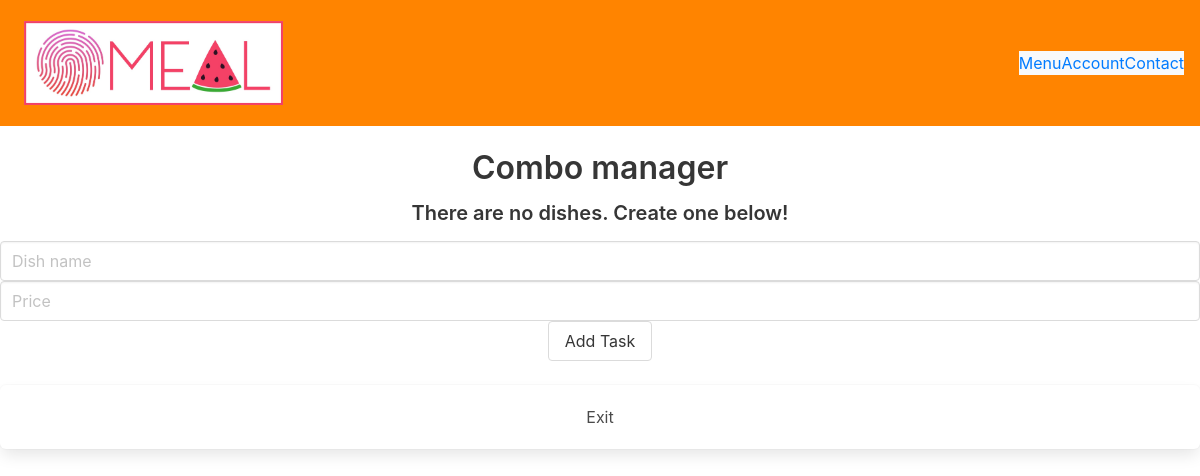
Page /combo_manager on the earlier database version.
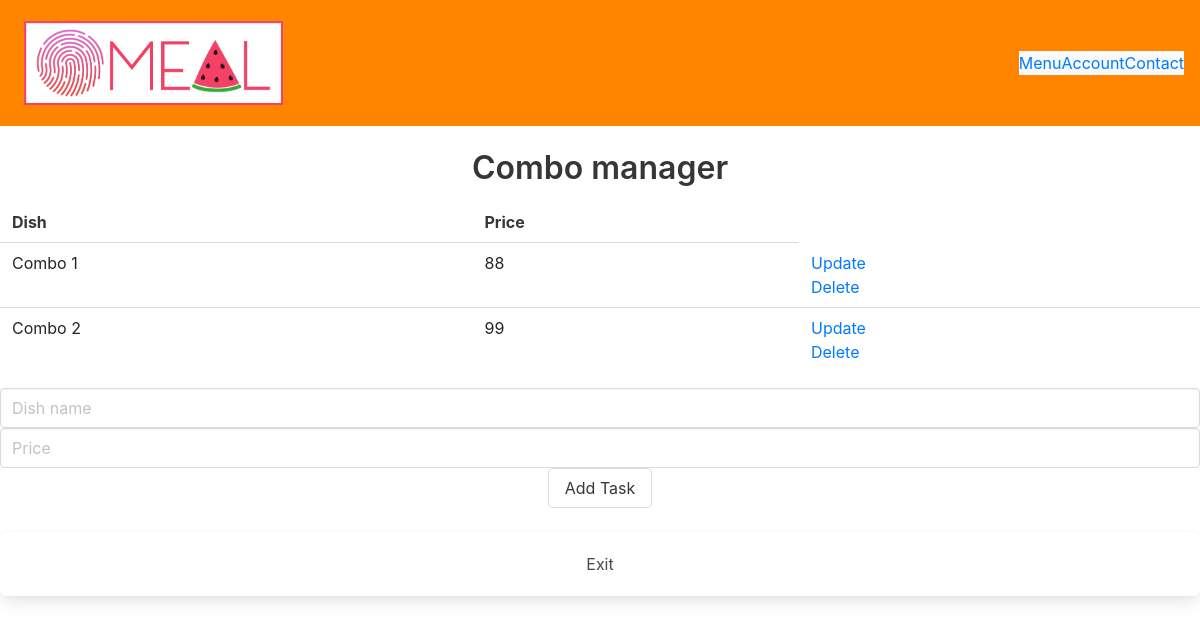
Same page on the later database version.
### main.py (models this page shows, shortened)
class Combo(db.Model):
    id = db.Column(db.Integer, primary_key=True)
    name = db.Column(db.String(200), nullable=False)
    price = db.Column(db.Integer)

### main.py (the view)
@main.route('/combo_manager', methods=['POST', 'GET'])
def combo_manager():
    if request.method == 'POST':
        input_name = request.form['name']
        input_price = request.form['price']
        new_dish = Combo(name=input_name, price=input_price)
        try:
            db.session.add(new_dish)
            db.session.commit()
            return redirect('/combo_manager')
        except:
            return 'There was an issue adding your dish'
    else:
        dishes = Combo.query.order_by(Combo.id).all()
        return render_template('menu_manager/combo_manager.html', dishes=dishes)

### templates/menu_manager/combo_manager.html (shortened to what this page needs)
{% extends 'base.html' %}
{% block body %}
<div class="content">
    <h1 class = "has-text-centered">Combo manager</h1>
    {% if dishes|length < 1 %}
    <h4 class = "has-text-centered">There are no dishes. Create one below!</h4>
    {% else %}
    <table>
        <tr>
            <th>Dish</th>
            <th>Price</th>
        </tr>
        {% for dish in dishes %}
            <tr>
                <td>{{ dish.name }}</td>
                <td>{{ dish.price }}</td>
                <td>
                    <a href="/combo_update/{{dish.id}}">Update</a>
                    <br>
                    <a href="/combo_delete/{{dish.id}}">Delete</a>
                </td>
            </tr>
        {% endfor %}
    </table>
    {% endif %}
    <div class="form has-text-centered ">
        <form action="/combo_manager" method="POST">
            <input class = "input" type="text" name="name" id="name" placeholder = "Dish name">
            <input class = "input" type="number" name="price" id="price" placeholder = "Price">
            <input class = "button" type="submit" value="Add Task">
        </form>
    </div>
    <br>
    <a href="{{ url_for('manager') }}" class="has-text-centered box">Exit</a>
</div>
{% endblock %}

Differences in the rows shown:
added Combo: name "Combo 1", price "88"
added Combo: name "Combo 2", price "99"
Other differences:
text no longer shown: "There are no dishes. Create one below!"
text now shown: "Dish Price"
